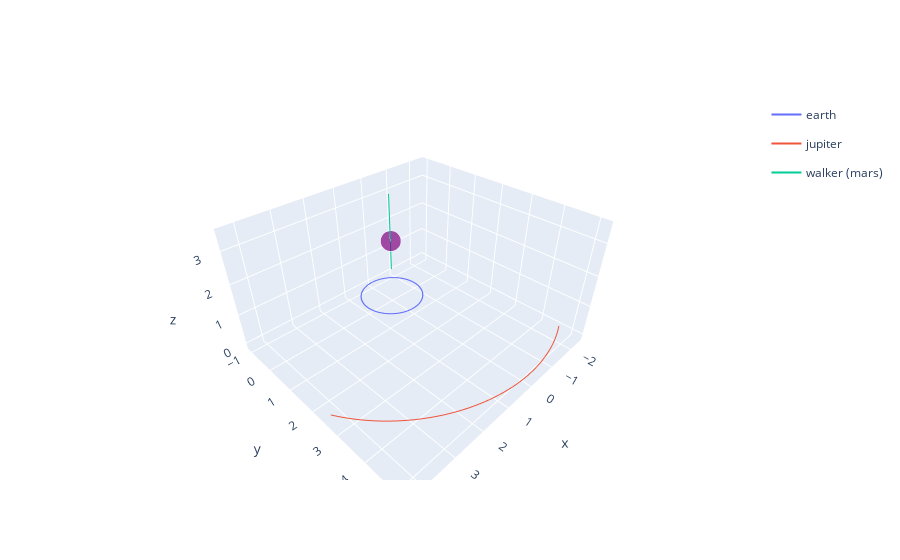

Notebook source saved alongside this figure:
### Code cell
plotter = src.Plotter(env=tf_env)
plotter.draw("3d", zrange=None)

### Figure 1 — Plotly figure (JSON) as saved in the notebook; plotly's stock layout.template omitted (floating-point values rounded to 4 significant figures; data arrays with more than 128 entries replaced by an {"elided": "..."} marker saying what was removed)
{"data": [{"hovertemplate": "x=%{x}<br>y=%{y}<br>z=%{z}<br>size=%{marker.size}<extra></extra>", "legendgroup": "", "marker": {"color": "purple", "size": [1], "sizemode": "area", "sizeref": 0.0025, "symbol": "circle"}, "mode": "markers", "name": "", "scene": "scene", "showlegend": false, "type": "scatter3d", "x": [0], "y": [0], "z": [2]}, {"hovertemplate": "body=earth<br>x=%{x}<br>y=%{y}<br>z=%{z}<extra></extra>", "legendgroup": "earth", "line": {"color": "#636efa", "dash": "solid"}, "marker": {"symbol": "circle"}, "mode": "lines", "name": "earth", "scene": "scene", "showlegend": true, "type": "scatter3d", "x": {"elided": "1002 float values"}, "y": {"elided": "1002 float values"}, "z": {"elided": "1002 float values"}}, {"hovertemplate": "body=jupiter<br>x=%{x}<br>y=%{y}<br>z=%{z}<extra></extra>", "legendgroup": "jupiter", "line": {"color": "#EF553B", "dash": "solid"}, "marker": {"symbol": "circle"}, "mode": "lines", "name": "jupiter", "scene": "scene", "showlegend": true, "type": "scatter3d", "x": {"elided": "1002 float values"}, "y": {"elided": "1002 float values"}, "z": {"elided": "1002 float values"}}, {"hovertemplate": "body=walker (mars)<br>x=%{x}<br>y=%{y}<br>z=%{z}<extra></extra>", "legendgroup": "walker (mars)", "line": {"color": "#00cc96", "dash": "solid"}, "marker": {"symbol": "circle"}, "mode": "lines", "name": "walker (mars)", "scene": "scene", "showlegend": true, "type": "scatter3d", "x": {"elided": "1002 float values"}, "y": {"elided": "1002 float values"}, "z": {"elided": "1002 float values"}}], "layout": {"scene": {"zaxis": {"nticks": 4}}}}
